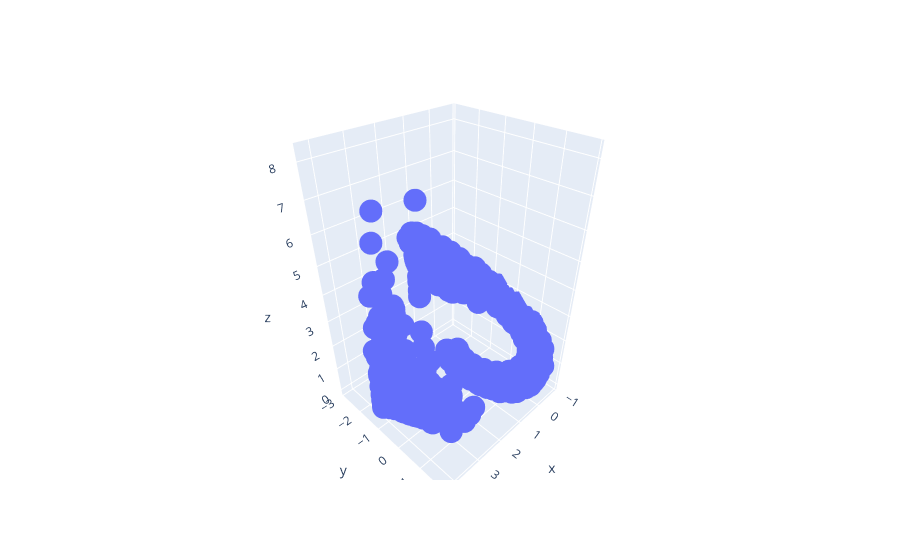

The notebook cell this image was saved under:
### Code cell
fig = go.Figure()
fig.add_trace(go.Scatter3d(
    x=x[:,1],
    y=x[:,3],
    z=v[:,0],
    mode='markers',
))
fig.show()

### Figure 1 — Plotly figure (JSON) as saved in the notebook; plotly's stock layout.template omitted (floating-point values rounded to 4 significant figures; data arrays with more than 128 entries replaced by an {"elided": "..."} marker saying what was removed)
{"data": [{"mode": "markers", "type": "scatter3d", "x": {"elided": "1620 float values"}, "y": {"elided": "1620 float values"}, "z": {"elided": "1620 float values"}}], "layout": {}}
